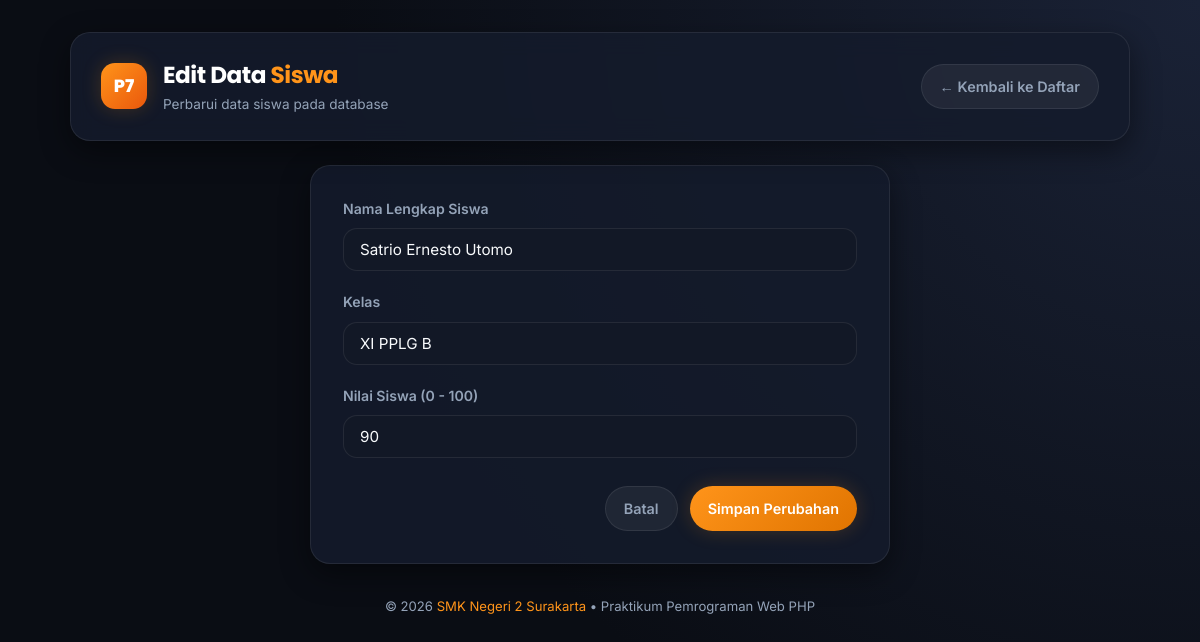
The app's page /edit.php?id=4 with its own data.
### tables this page shows
CREATE TABLE IF NOT EXISTS `siswa` (
  `id` INT(11) NOT NULL AUTO_INCREMENT,
  `nama` VARCHAR(50) NOT NULL,
  `kelas` VARCHAR(20) NOT NULL,
  `nilai` INT(11) NOT NULL,
  PRIMARY KEY (`id`)
);

### edit.php (the view, shortened to what this page needs)
<?php
include "koneksi.php";
$id = isset($_GET['id']) ? (int)$_GET['id'] : 0;
$stmt = mysqli_prepare($koneksi, "SELECT * FROM siswa WHERE id = ?");
mysqli_stmt_bind_param($stmt, "i", $id);
mysqli_stmt_execute($stmt);
$result = mysqli_stmt_get_result($stmt);
$siswa = mysqli_fetch_assoc($result);
?>
<!DOCTYPE html>
<html lang="id">
<head>
    <link rel="stylesheet" href="style.css">
</head>
<body>
<div class="container">
    <header class="app-header">
        <div class="brand-wrapper">
            <div class="brand-badge">P7</div>
            <div>
                <h1 class="brand-title">Edit Data <span>Siswa</span></h1>
                <p class="brand-subtitle">Perbarui data siswa pada database</p>
            </div>
        </div>
        <div>
            <a href="index.php" class="btn btn-secondary">&larr; Kembali ke Daftar</a>
        </div>
    </header>
    <div class="form-card">
        <form action="" method="POST">
            <div class="form-group">
                <label for="nama">Nama Lengkap Siswa</label>
                <input
                    type="text"
                    id="nama"
                    name="nama"
                    class="form-control"
                    value="<?= htmlspecialchars(isset($_POST['nama']) ? $_POST['nama'] : $siswa['nama']) ?>"
                    required
                    autofocus
                >
            </div>
            <div class="form-group">
                <label for="kelas">Kelas</label>
                <input
                    type="text"
                    id="kelas"
                    name="kelas"
                    class="form-control"
                    value="<?= htmlspecialchars(isset($_POST['kelas']) ? $_POST['kelas'] : $siswa['kelas']) ?>"
                    required
                >
            </div>
            <div class="form-group">
                <label for="nilai">Nilai Siswa (0 - 100)</label>
                <input
                    type="number"
                    id="nilai"
                    name="nilai"
                    class="form-control"
                    min="0"
                    max="100"
                    value="<?= htmlspecialchars(isset($_POST['nilai']) ? $_POST['nilai'] : $siswa['nilai']) ?>"
                    required
                >
            </div>
            <div class="form-actions">
                <a href="index.php" class="btn btn-secondary">Batal</a>
                <button type="submit" class="btn btn-primary">Simpan Perubahan</button>
            </div>
        </form>
    </div>
    <footer class="app-footer">
        <p>&copy; 2026 <span>SMK Negeri 2 Surakarta</span> &bull; Praktikum Pemrograman Web PHP</p>
    </footer>
</div>
</body>
</html>

### style.css (style rules this page uses)
:root { --bg-darker: #0a0d14; --bg-dark: #0f1420; --bg-card: rgba(21, 28, 44, 0.85); --bg-card-hover: rgba(28, 37, 58, 0.9); --bg-input: #121826; --primary-orange: #ff941a; --primary-hover: #ffa83b; --primary-glow: rgba(255, 148, 26, 0.25); --accent-emerald: #10b981; --accent-cyan: #06b6d4; --accent-amber: #f59e0b; --accent-rose: #ef4444; --text-white: #f8fafc; --text-muted: #94a3b8; --border-color: rgba(255, 255, 255, 0.08); --border-hover: rgba(255, 148, 26, 0.4); --radius-sm: 8px; --radius-md: 14px; --radius-lg: 20px; --radius-pill: 9999px; --shadow-card: 0 10px 30px rgba(0, 0, 0, 0.45); --shadow-glow: 0 0 20px rgba(255, 148, 26, 0.2); }
*, *::before, *::after { box-sizing: border-box; margin: 0; padding: 0; }
body { font-family: 'Inter', -apple-system, BlinkMacSystemFont, sans-serif; background: radial-gradient(circle at top right, #1a2236 0%, var(--bg-darker) 60%); color: var(--text-white); min-height: 100vh; padding: 32px 16px; line-height: 1.6; }
.container { max-width: 1060px; margin: 0 auto; }
.app-header { background: var(--bg-card); border: 1px solid var(--border-color); border-radius: var(--radius-lg); padding: 24px 30px; box-shadow: var(--shadow-card); backdrop-filter: blur(12px); margin-bottom: 24px; display: flex; justify-content: space-between; align-items: center; flex-wrap: wrap; gap: 16px; }
.brand-wrapper { display: flex; align-items: center; gap: 16px; }
.brand-badge { background: linear-gradient(135deg, var(--primary-orange), #ea580c); color: #fff; font-weight: 800; font-family: 'Poppins', sans-serif; font-size: 1.1rem; width: 46px; height: 46px; border-radius: var(--radius-md); display: flex; align-items: center; justify-content: center; box-shadow: var(--shadow-glow); }
.brand-title { font-family: 'Poppins', sans-serif; font-size: 1.45rem; font-weight: 700; letter-spacing: -0.02em; color: #fff; }
.brand-title span { color: var(--primary-orange); }
.brand-subtitle { font-size: 0.85rem; color: var(--text-muted); }
.form-control { width: 100%; background: var(--bg-input); border: 1px solid var(--border-color); border-radius: var(--radius-md); padding: 11px 16px; font-size: 0.95rem; color: var(--text-white); outline: none; transition: border-color 0.2s, box-shadow 0.2s; font-family: inherit; }
.form-control::placeholder { color: rgba(148, 163, 184, 0.6); }
.btn { display: inline-flex; align-items: center; justify-content: center; gap: 8px; padding: 10px 18px; font-size: 0.9rem; font-weight: 600; font-family: 'Inter', sans-serif; border-radius: var(--radius-pill); text-decoration: none; border: none; cursor: pointer; transition: all 0.2s ease; white-space: nowrap; }
.btn-primary { background: linear-gradient(135deg, var(--primary-orange), #e07400); color: #fff; box-shadow: var(--shadow-glow); }
.btn-secondary { background: rgba(255, 255, 255, 0.06); border: 1px solid var(--border-color); color: var(--text-muted); }
.form-card { max-width: 580px; margin: 0 auto; background: var(--bg-card); border: 1px solid var(--border-color); border-radius: var(--radius-lg); padding: 32px; box-shadow: var(--shadow-card); }
.form-group { margin-bottom: 20px; }
.form-group label { display: block; font-size: 0.88rem; font-weight: 600; color: var(--text-muted); margin-bottom: 8px; }
.form-actions { display: flex; justify-content: flex-end; gap: 12px; margin-top: 28px; }
.app-footer { text-align: center; margin-top: 32px; font-size: 0.82rem; color: var(--text-muted); }
.app-footer span { color: var(--primary-orange); }

### records on screen
siswa: nama "Satrio Ernesto Utomo", kelas "XI PPLG B", nilai "90"
